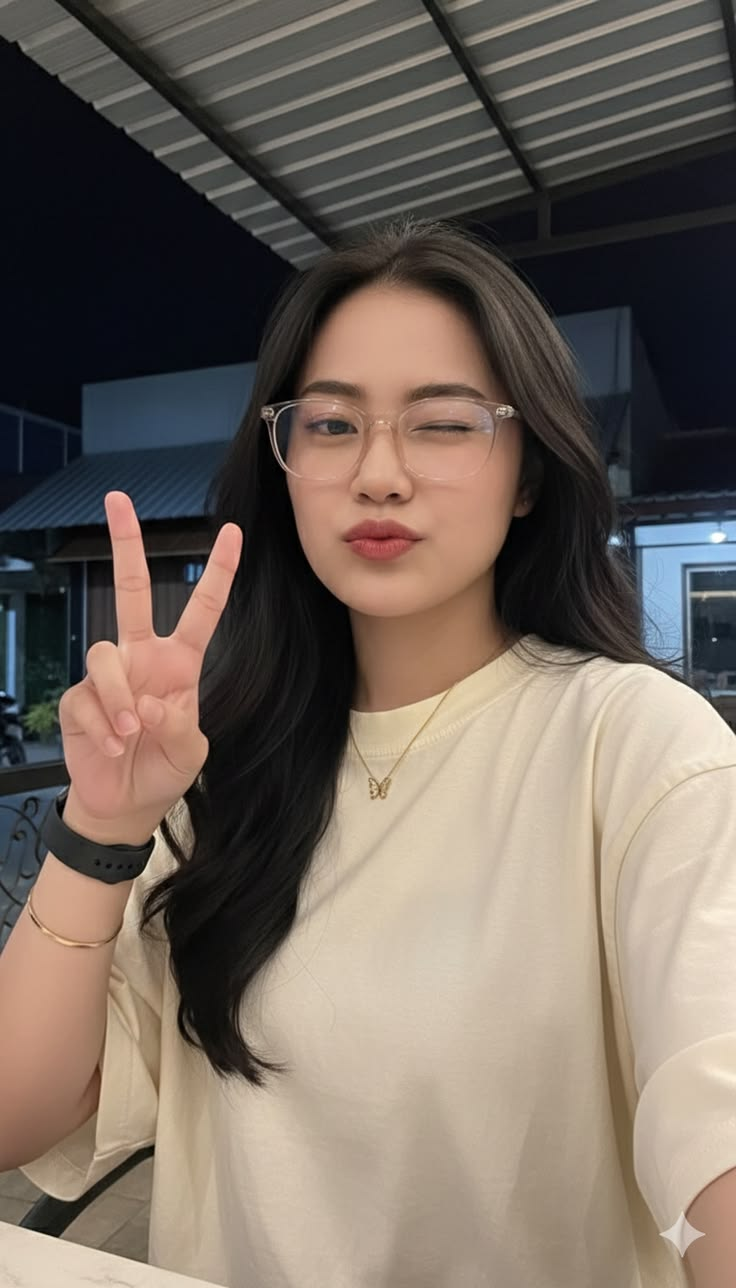
#> input picture Cutesy/src/Photo/1.jpg, 736 x 1288 px
$ python -i image_art.py   (imports and definitions only)
#> lines starting #> are read from the running program, lines starting #| are printed output that depends on the picture
from PIL import Image,ImageDraw,ImageFont
import numpy as np

class Cutesy:
    def __init__(self,image):
#> called with image = 'Photo/1.jpg'
        self.compensation=0.55
        self.cell_size=10
        self.cell_w=self.cell_size
        self.cell_h=int(self.cell_size/self.compensation)
        self.img=Image.open(image)
#> self.img is the input picture: PIL image 736x1288 RGB; mean R, G, B 115.5, 103.9, 94.7
        self.cols=100
        self.aspect=self.img.height/self.img.width
#> self.aspect = 1.75
        self.rows=int(self.cols*self.aspect*self.compensation)
#> self.rows = 96
        self.small=self.img.resize((self.cols,self.rows),Image.LANCZOS)
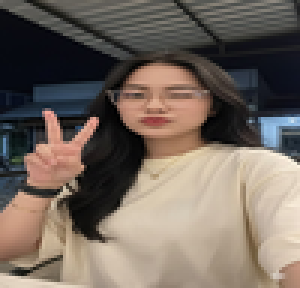
#> self.small: PIL image 100x96 RGB (shown 3 times larger); mean R, G, B 115.5, 103.9, 94.6
        self.pixels=np.array(self.small.convert("RGB"))
        self.gray = 0.299*self.pixels[...,0] + 0.587*self.pixels[...,1] + 0.114*self.pixels[...,2]
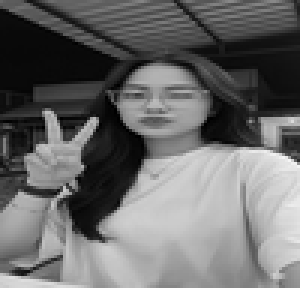
#> self.gray: shape (96, 100) float64 (shown 3 times larger); min 0, max 245.2, mean 106.3
        self.DIGIT_RAMP="1 7 3 4 9 5 2 6 0 8".split()
        self.W,self.H=self.small.size[0]*self.cell_w,self.small.size[1]*self.cell_h
#> self.W = 1000; self.H = 1728
        self.canvas=Image.new("RGB",(self.W,self.H),color="black")
#> self.canvas: PIL image 1000x1728 RGB; every value is 0
        self.draw=ImageDraw.Draw(self.canvas)
        self.font=ImageFont.truetype("Font/DejaVuSansMono-Bold.ttf",int(self.cell_size*1.3))

    def brightness(self,brightness):
        bucket=int((255-brightness)/255*len(self.DIGIT_RAMP))
        bucket=min(bucket,len(self.DIGIT_RAMP)-1)
        return self.DIGIT_RAMP[bucket]

    def edit_sizes(self,cols,cell):
        self.cols=cols
        self.cell_size=cell

    def preview(self):
        for r in range(self.gray.shape[0]):
            row = ""
            for c in range(self.gray.shape[1]):
                brightness = self.gray[r, c]
                digit = self.brightness(brightness)
                row += digit
            print(row)

    def grayScale(self):
        for r in range(self.gray.shape[0]):
            for c in range(self.gray.shape[1]):
                brightness=self.gray[r,c]
                digit=self.brightness(brightness)
                x=c*self.cell_w
                y=r*self.cell_h
                boosted = min(255, int(brightness * 1.4))
                self.draw.text((x,y), digit, font=self.font,fill=(boosted,)*3)
        self.canvas.save("grayscale.png")
        print("saved GrayScale_output.png")

    def colored(self):
        for r in range(self.gray.shape[0]):
            for c in range(self.gray.shape[1]):
                brightness=self.gray[r,c]
                digit=self.brightness(brightness)
                x=c*self.cell_w
                y=r*self.cell_h
                r_val,g_val,b_val=self.pixels[r,c]
                boosted = min(255, int(brightness * 1.4))
                self.draw.text((x,y),digit,font=self.font,fill=(int(r_val),int(g_val),int(b_val)))
        self.canvas.save("colored.png")
        print("saved colored_output.png")

    def checkTTF(self):
        print(self.font.path)
        print(self.font.size)

>>> result = Cutesy('Photo/1.jpg').preview()

$ run again, on Cutesy/src/Photo/example.jpg
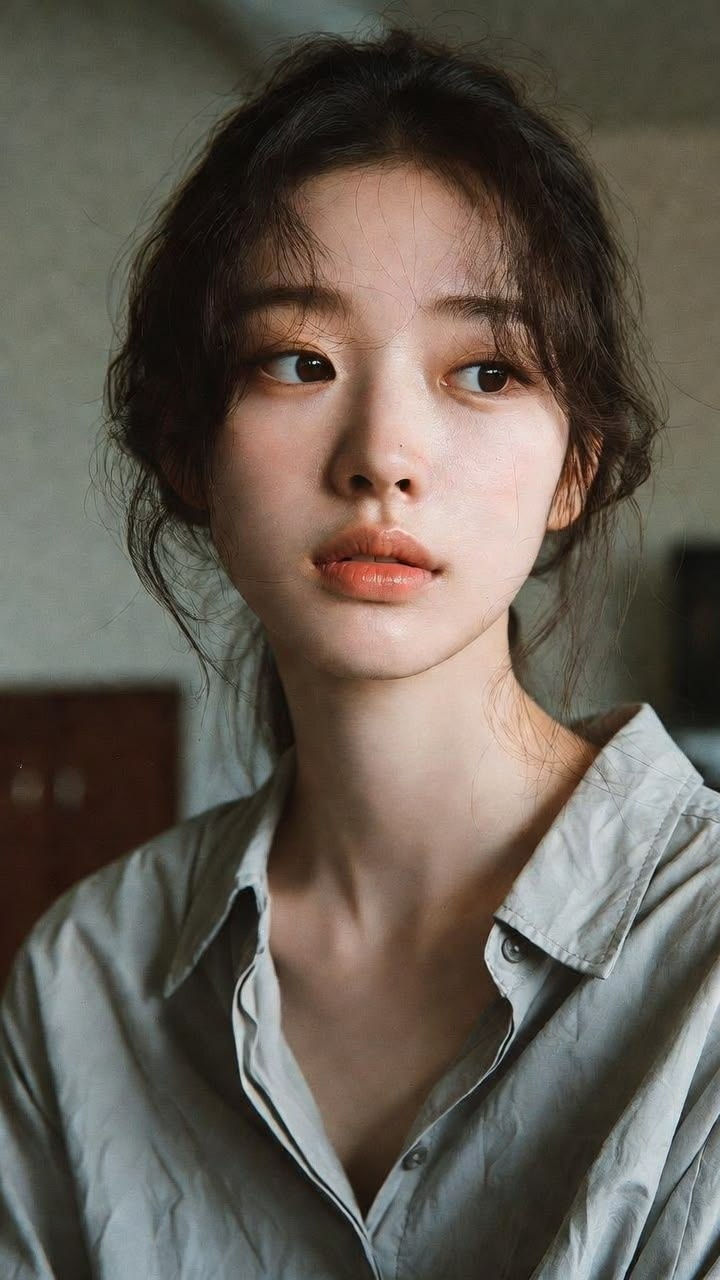
#> input picture Cutesy/src/Photo/example.jpg, 720 x 1280 px
#> in __init__, self.img is the input picture: PIL image 720x1280 RGB; mean R, G, B 101.1, 93.3, 83.8
#> in __init__, `self.small=self.img.resize((self.cols,self.rows),Image.LANCZOS)`:
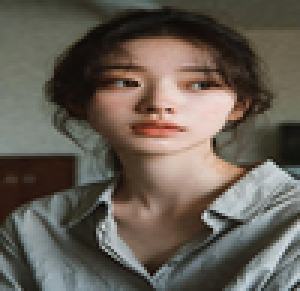
#> self.small: PIL image 100x97 RGB (shown 3 times larger); mean R, G, B 101.1, 93.3, 83.8
#> in __init__, `self.gray = 0.299*self.pixels[...,0] + 0.587*self.pixels[...,1] + 0.11..`:
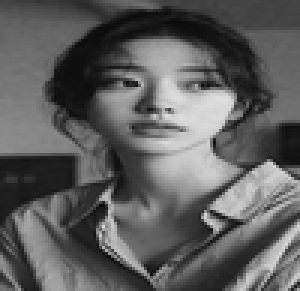
#> self.gray: shape (97, 100) float64 (shown 3 times larger); min 6.15, max 224.3, mean 94.5
#> self.canvas: PIL image 1000x1746 RGB; every value is 0
